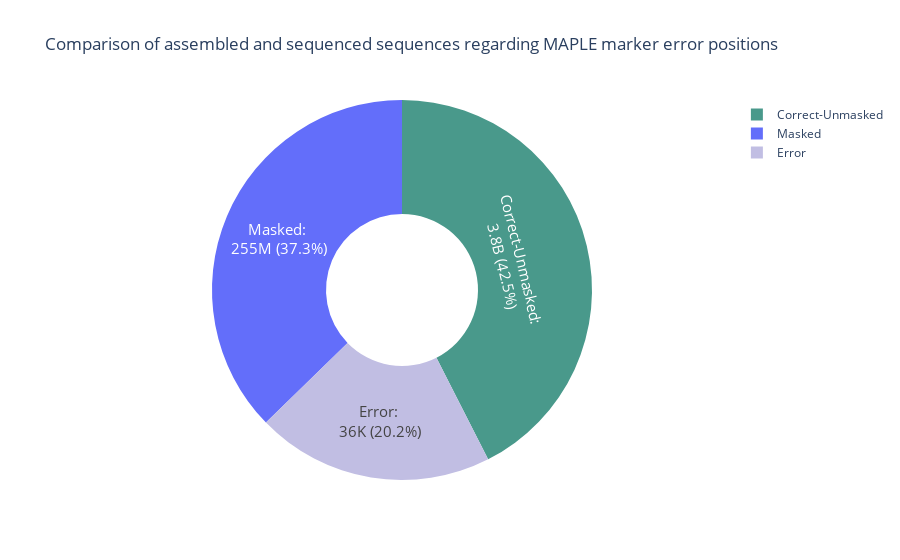

Source (notebook cell):
### Code cell
import plotly.graph_objects as go

fig = go.Figure(go.Pie(
    labels=df_col_plot['Category'],
    values=df_col_plot['Percentage'],
    hole=0.4,
    text=df_col_plot['Category']+': <br>' + df_col_plot['Raw_number'].astype(str),
    textinfo='percent+text',
    marker={'colors': colors},
    hovertemplate='%{label}<br>Current percentage: %{percent:.1%}',
    textfont={'size': 15},  # 设置文本的字体大小
    texttemplate='%{text} (%{percent:.1%})'  # 设置文本显示的格式
))

# Add titles for subplots
fig.update_layout(
    title="Comparison of assembled and sequenced sequences regarding MAPLE marker error positions"
)

fig.show()

### Figure 1 — Plotly figure (JSON) as saved in the notebook; plotly's stock layout.template omitted (floating-point values rounded to 4 significant figures)
{"data": [{"hole": 0.4, "hovertemplate": "%{label}<br>Current percentage: %{percent:.1%}", "labels": ["Masked", "Correct-Unmasked", "Error"], "marker": {"colors": ["#D9BFCB0", "#49998B", "#C1BEE3"]}, "text": ["Masked: <br>255M", "Correct-Unmasked: <br>3.8B", "Error: <br>36K"], "textfont": {"size": 15}, "textinfo": "percent+text", "texttemplate": "%{text} (%{percent:.1%})", "type": "pie", "values": [0.3729, 0.4251, 0.2019]}], "layout": {"title": {"text": "Comparison of assembled and sequenced sequences regarding MAPLE marker error positions"}}}
